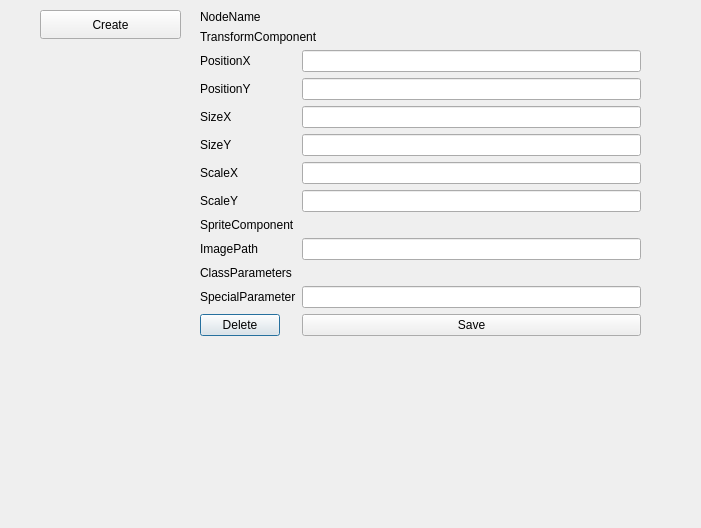
<?xml version="1.0" encoding="UTF-8"?>
<ui version="4.0">
 <class>HierarchyWindow</class>
 <widget class="QDialog" name="HierarchyWindow">
  <property name="geometry">
   <rect>
    <x>0</x>
    <y>0</y>
    <width>701</width>
    <height>528</height>
   </rect>
  </property>
  <property name="windowTitle">
   <string>Hierarchy</string>
  </property>
  <widget class="QWidget" name="layoutWidget">
   <property name="geometry">
    <rect>
     <x>40</x>
     <y>50</y>
     <width>141</width>
     <height>451</height>
    </rect>
   </property>
   <layout class="QVBoxLayout" name="HierarchyLayout">
    <property name="spacing">
     <number>2</number>
    </property>
   </layout>
  </widget>
  <widget class="QWidget" name="layoutWidget">
   <property name="geometry">
    <rect>
     <x>200</x>
     <y>10</y>
     <width>441</width>
     <height>491</height>
    </rect>
   </property>
   <layout class="QFormLayout" name="formLayout">
    <item row="0" column="0" colspan="2">
     <widget class="QLabel" name="NodeNameLabel">
      <property name="text">
       <string>NodeName</string>
      </property>
     </widget>
    </item>
    <item row="1" column="0" colspan="2">
     <widget class="QLabel" name="TransformComponent">
      <property name="text">
       <string>TransformComponent</string>
      </property>
     </widget>
    </item>
    <item row="2" column="0">
     <widget class="QLabel" name="positionXLabel">
      <property name="text">
       <string>PositionX</string>
      </property>
     </widget>
    </item>
    <item row="2" column="1">
     <widget class="QLineEdit" name="positionXLineEdit"/>
    </item>
    <item row="3" column="0">
     <widget class="QLabel" name="positionYLabel">
      <property name="text">
       <string>PositionY</string>
      </property>
     </widget>
    </item>
    <item row="3" column="1">
     <widget class="QLineEdit" name="positionYLineEdit"/>
    </item>
    <item row="4" column="0">
     <widget class="QLabel" name="sizeXLabel">
      <property name="text">
       <string>SizeX</string>
      </property>
     </widget>
    </item>
    <item row="4" column="1">
     <widget class="QLineEdit" name="sizeXLineEdit"/>
    </item>
    <item row="5" column="0">
     <widget class="QLabel" name="sizeYLabel">
      <property name="text">
       <string>SizeY</string>
      </property>
     </widget>
    </item>
    <item row="5" column="1">
     <widget class="QLineEdit" name="sizeYLineEdit"/>
    </item>
    <item row="6" column="0">
     <widget class="QLabel" name="scaleXLabel">
      <property name="text">
       <string>ScaleX</string>
      </property>
     </widget>
    </item>
    <item row="6" column="1">
     <widget class="QLineEdit" name="scaleXLineEdit"/>
    </item>
    <item row="7" column="0">
     <widget class="QLabel" name="scaleYLabel">
      <property name="text">
       <string>ScaleY</string>
      </property>
     </widget>
    </item>
    <item row="7" column="1">
     <widget class="QLineEdit" name="scaleYLineEdit"/>
    </item>
    <item row="8" column="0" colspan="2">
     <widget class="QLabel" name="SpriteComponent">
      <property name="text">
       <string>SpriteComponent</string>
      </property>
     </widget>
    </item>
    <item row="9" column="0">
     <widget class="QLabel" name="imagePathLabel">
      <property name="text">
       <string>ImagePath</string>
      </property>
     </widget>
    </item>
    <item row="9" column="1">
     <widget class="QLineEdit" name="imagePathLineEdit"/>
    </item>
    <item row="10" column="0" colspan="2">
     <widget class="QLabel" name="ClassParameters">
      <property name="text">
       <string>ClassParameters</string>
      </property>
     </widget>
    </item>
    <item row="11" column="0">
     <widget class="QLabel" name="specialParameterLabel">
      <property name="text">
       <string>SpecialParameter</string>
      </property>
     </widget>
    </item>
    <item row="11" column="1">
     <widget class="QLineEdit" name="specialParameterLineEdit"/>
    </item>
    <item row="15" column="0">
     <widget class="QPushButton" name="deleteButton">
      <property name="text">
       <string>Delete</string>
      </property>
     </widget>
    </item>
    <item row="15" column="1">
     <widget class="QPushButton" name="saveButton">
      <property name="text">
       <string>Save</string>
      </property>
     </widget>
    </item>
   </layout>
  </widget>
  <widget class="QPushButton" name="createButton">
   <property name="geometry">
    <rect>
     <x>40</x>
     <y>10</y>
     <width>141</width>
     <height>29</height>
    </rect>
   </property>
   <property name="text">
    <string>Create</string>
   </property>
  </widget>
 </widget>
 <resources/>
 <connections/>
</ui>
